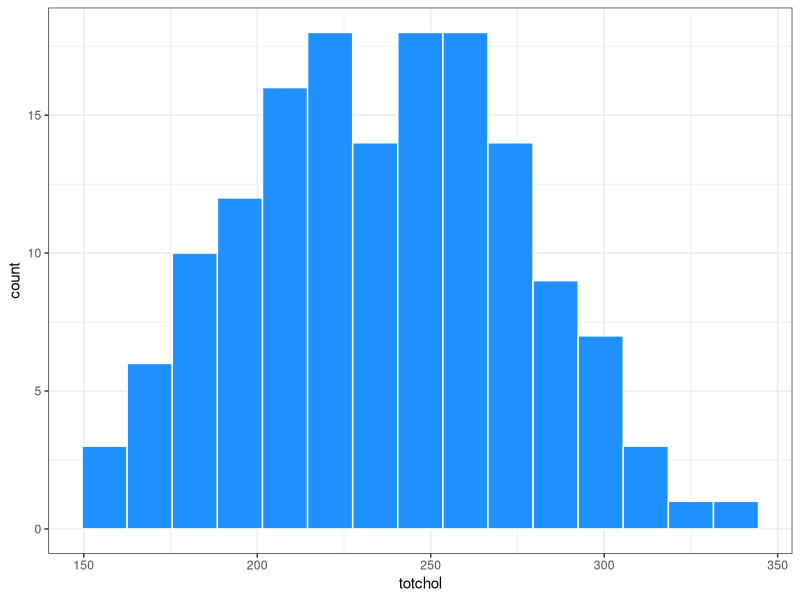

Write the R code that produced this figure. (Note: this script raises an error after producing the figure.)
## ---- chunk 1
#| warning: false
#| message: false

knitr::opts_chunk$set(comment = NA)

library(broom)
library(knitr)
library(rms)
library(tidyverse) 

theme_set(theme_bw())
## ---- chunk 2
smalldat <- read_csv("data/smalldat.csv", show_col_types = FALSE)
## ---- chunk 3
ggplot(smalldat, aes(x = totchol)) + 
    geom_histogram(bins = 15, col = "white", fill = "dodgerblue")
## ---- chunk 4
m1 <- lm(totchol ~ age + sex + factor(educ),
         data = smalldat)

kable(tidy(m1, conf.int = TRUE), digits = 3)
## ---- chunk 5
temp.a <- tidy(m1, conf.int = TRUE) %>%
    filter(term == "age")

kable(temp.a, digits = 3)
## ---- chunk 6
temp.s <- tidy(m1, conf.int = TRUE) %>%
    filter(term == "sexM")

kable(temp.s, digits = 3)
## ---- chunk 7
temp.ed <- tidy(m1, conf.int = TRUE) %>% 
          filter(term %in% c("factor(educ)2_Middle", 
                             "factor(educ)3_High", 
                             "factor(educ)4_VHigh"))

kable(temp.ed, 
      digits = 3)
## ---- chunk 8
new1 <- tibble(
    name = c("Lola", "Vera"),
    age = c(30, 30),
    sex = c("F", "F"),
    educ = c("1_Low", "4_VHigh")
)

new1

res1 <- predict(m1, newdata = new1, 
        interval = "prediction", level = 0.9)

res1

new1_aug <- bind_cols(new1, fit = res1[,"fit"],
                      pi90.lo = res1[,"lwr"],
                      pi90.hi = res1[,"upr"])

new1_aug
## ---- chunk 9
d <- datadist(smalldat); options(datadist = "d")

m2 <- ols(totchol ~ rcs(age, 5) + sex*catg(educ),
         data = smalldat, x = TRUE, y = TRUE)

kable(summary(m2), digits = 2)
## ---- chunk 10
plot(summary(m2))
## ---- chunk 11
plot(nomogram(m2))
## ---- chunk 12
res2_lola <- Predict(m2, 
                     age = 30, sex = "F", educ = "1_Low",
                     conf.int = 0.90,
                     conf.type = "individual")
res2_lola

res2_vera <- Predict(m2, 
                     age = 30, sex = "F", educ = "4_VHigh",
                     conf.int = 0.90,
                     conf.type = "individual")

res2_vera

## ---- chunk 13
m3 <- glm(smoker ~ age + sex + factor(educ), 
         data = smalldat, family = binomial)

kable(tidy(m3, exponentiate = TRUE, conf.int = TRUE), 
      digits = 3)
## ---- chunk 14
temp.3a <- tidy(m3, exponentiate = TRUE, conf.int = TRUE) %>%
    filter(term == "age")

kable(temp.3a, digits = 3)
## ---- chunk 15
temp.3s <- tidy(m3, exponentiate = TRUE, conf.int = TRUE) %>%
    filter(term == "sexM")

kable(temp.3s, digits = 3)
## ---- chunk 16
temp.3ed <- tidy(m3, exponentiate = TRUE, conf.int = TRUE) %>% 
          filter(term %in% c("factor(educ)2_Middle", 
                             "factor(educ)3_High", 
                             "factor(educ)4_VHigh"))

kable(temp.3ed, 
      digits = 3)
## ---- chunk 17
d <- datadist(smalldat); options(datadist = "d")

m3.lrm <- lrm(smoker ~ age + sex + educ, 
         data = smalldat, x = TRUE, y = TRUE)

kable(summary(m3.lrm), digits = 3)
## ---- chunk 18
plot(summary(m3.lrm))
## ---- chunk 19
d <- datadist(smalldat); options(datadist = "d")

m4 <- lrm(smoker ~ rcs(age,5) + sex * catg(educ), 
         data = smalldat, x = TRUE, y = TRUE)

kable(summary(m4), digits = 3)
## ---- chunk 20
plot(summary(m4))
## ---- chunk 21
anova(m4)
## ---- chunk 22
plot(nomogram(m4, fun = plogis))
